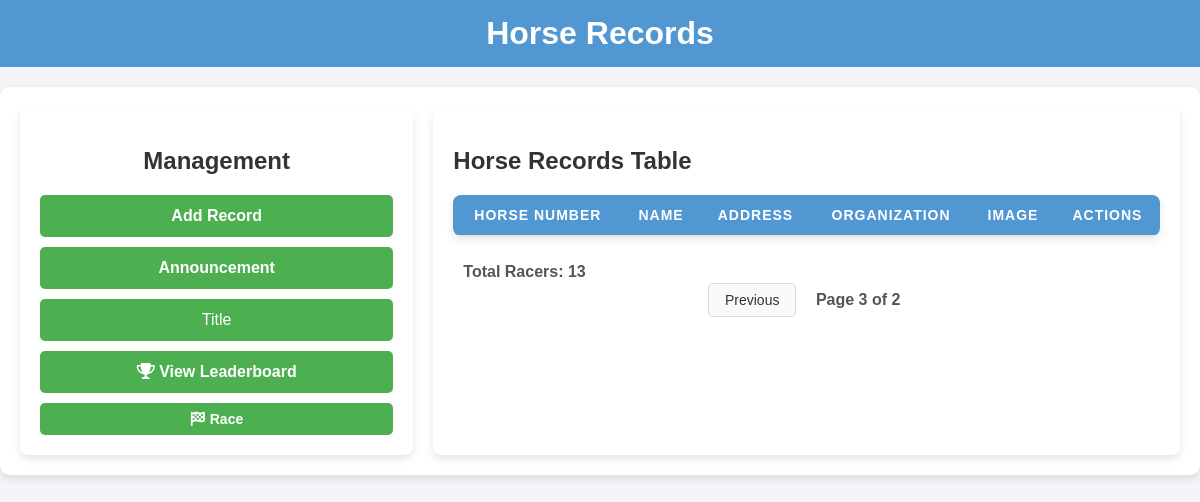
The app's page /?page=3, older data.
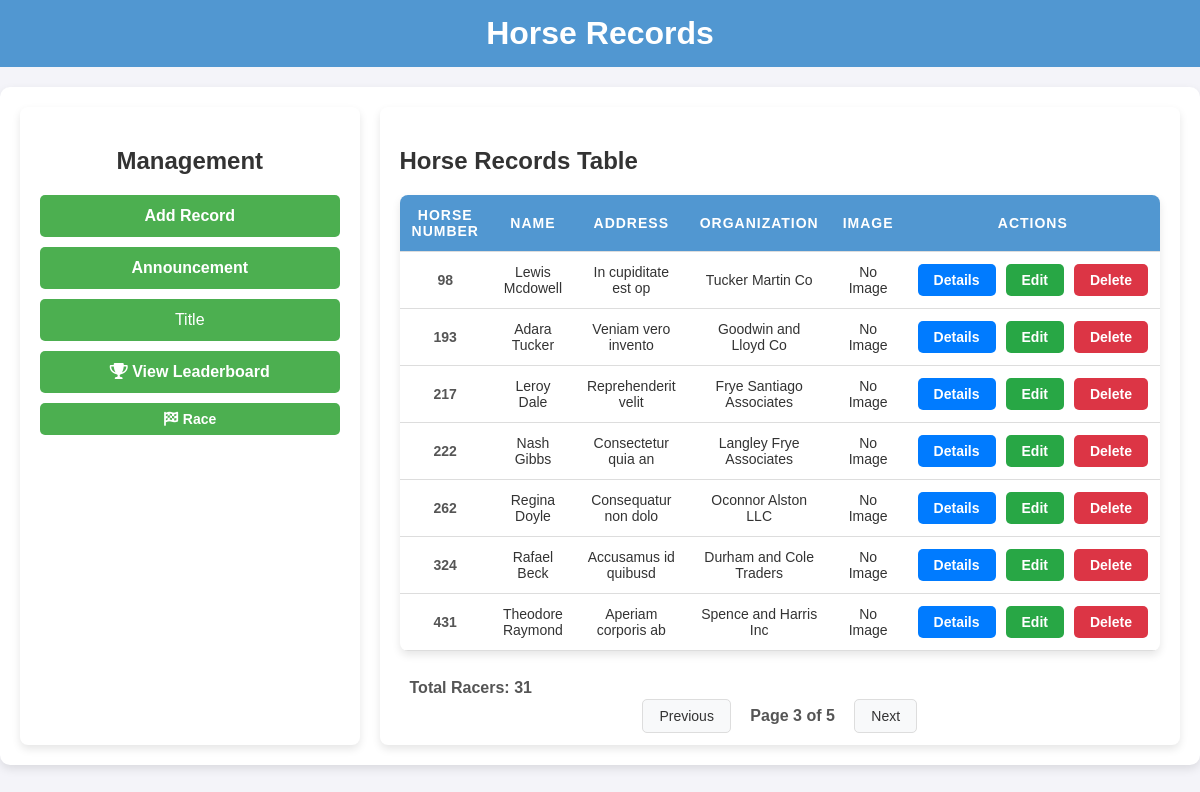
The same page, newer data.
### tables this page shows
CREATE TABLE "records" (
	"id"	INTEGER,
	"horse_number"	TEXT NOT NULL,
	"name"	TEXT NOT NULL,
	"address"	TEXT,
	"organization"	TEXT,
	"age"	INTEGER,
	"image"	TEXT,
	"time"	INTEGER,
	PRIMARY KEY("id" AUTOINCREMENT)
);

### app.py (the view)
@app.route('/')
def index():
    page = request.args.get('page', 1, type=int)
    start = (page - 1) * 7  # Display 7 items per page
    conn = sqlite3.connect(DATABASE)
    cursor = conn.cursor()
    cursor.execute('SELECT * FROM records ORDER BY CAST(horse_number AS INTEGER) ASC LIMIT ? OFFSET ?', (7, start))
    rows = cursor.fetchall()
    cursor.execute('SELECT COUNT(*) FROM records')
    total_records = cursor.fetchone()[0]
    conn.close()
    paginated_records = [
        {
            'id': row[0],
            'horse_number': row[1],
            'name': row[2],
            'address': row[3],
            'organization': row[4],
            'age': row[5],
            'image': row[6],
        }
        for row in rows
    ]
    total_pages = (total_records // 7) + (1 if total_records % 7 != 0 else 0)  # Adjusted for 7 items per page
    total_racers = get_total_racers()  # Get the total number of racers
    return render_template('index.html', records=paginated_records, page=page, total_pages=total_pages, total_racers=total_racers, get_title=get_title, get_announcement=get_announcement)

### app.py (called while the page is built)
def get_total_racers():
    conn = sqlite3.connect(DATABASE)
    cursor = conn.cursor()
    cursor.execute('SELECT COUNT(*) FROM records')
    total = cursor.fetchone()[0]
    conn.close()
    return total

### templates/index.html (shortened to what this page needs)
<!DOCTYPE html>
<html lang="en">
<head>
    <link rel="stylesheet" href="https://cdnjs.cloudflare.com/ajax/libs/font-awesome/6.0.0-beta3/css/all.min.css">
    <link rel="stylesheet" href="{{ url_for('static', filename='css/styles.css') }}">
</head>
<body>
    <h1>Horse Records</h1>
    <div class="container">
        <div class="form-column">
            <h2 style="text-align: center;">Management</h2>
            <div class="button-container">
                <button id="open-form-button">Add Record</button>
                <button id="open-announcement-button">Announcement</button>
                <button id="open-title-button">Title</button>
                <button id="leaderboard-button" class="button">
                    <i class="fas fa-trophy"></i>
                    View Leaderboard
                </button>
                <form action="{{ url_for('race') }}" method="get" style="flex: 1;">
                    <button id="race-button" type="submit" class="button">
                        <i class="fas fa-flag-checkered"></i>
                        Race
                    </button>
                </form>
            </div>
        </div>
        <div class="table-column">
            <div class="header-table">
                <h2>Horse Records Table</h2>
            </div>
            <table>
                <thead>
                    <tr>
                        <th>Horse Number</th>
                        <th>Name</th>
                        <th>Address</th>
                        <th>Organization</th>
                        <th>Image</th>
                        <th>Actions</th>
                    </tr>
                </thead>
                <tbody>
                    {% for record in records %}
                    <tr>
                        <td>{{ record.horse_number }}</td>
                        <td>{{ record.name }}</td>
                        <td>{{ record.address }}</td>
                        <td>{{ record.organization }}</td>
                        <td>
                            {% if record.image %}
                            <img src="{{ url_for('static', filename='images/' ~ record.image) }}" alt="Image" width="50" height="50">
                            {% else %}
                            <span>No Image</span>
                            {% endif %}
                        </td>
                        <td class="action-buttons">
                            <a href="{{ url_for('details', id=record.id) }}" class="button details-button">Details</a>
                            <a href="{{ url_for('edit_record', id=record.id) }}" class="button edit-button">Edit</a>
                            <a href="{{ url_for('delete_record', id=record.id) }}" class="button delete-button">Delete</a>
                        </td>
                    </tr>
                    {% endfor %}
                </tbody>
            </table>
            <div class="pagination">
                <div class="pagination-info">
                    <span>Total Racers: {{ total_racers }}</span>
                </div>
                {% if page > 1 %}
                    <a href="{{ url_for('index', page=page-1) }}">Previous</a>
                {% endif %}
                <span>Page {{ page }} of {{ total_pages }}</span>
                {% if page < total_pages %}
                    <a href="{{ url_for('index', page=page+1) }}">Next</a>
                {% endif %}
            </div>
        </div>
    </div>
</body>
</html>

### static/css/styles.css (style rules this page uses)
body { font-family: Arial, sans-serif; background-color: #f4f4f9; margin: 0; padding: 0; color: #333; }
h1 { text-align: center; color: white; padding: 15px; background-color: #5197d1; margin: 0; }
.container { max-width: 1250px; margin: 20px auto; padding: 20px; background-color: #fff; border-radius: 10px; box-shadow: 0 4px 10px rgba(0, 0, 0, 0.1); display: flex; flex-direction: row; gap: 20px; }
.form-column { flex: 1; padding: 20px; border-radius: 8px; background-color: #fff; box-shadow: 0 4px 8px rgba(0, 0, 0, 0.1); }
.table-column { flex: 2; padding: 20px; border-radius: 8px; background-color: #ffffff; box-shadow: 0 4px 8px rgba(0, 0, 0, 0.1); }
button { background-color: #4CAF50; color: white; border: none; padding: 12px 20px; cursor: pointer; border-radius: 5px; width: 100%; font-size: 16px; margin-top: 10px; }
table { width: 100%; border-collapse: collapse; margin-top: 20px; background-color: #fff; border-radius: 8px; overflow: hidden; box-shadow: 0 4px 8px rgba(0, 0, 0, 0.1); }
th { background-color: #5197d1; color: #fff; padding: 12px; text-align: center; font-size: 14px; text-transform: uppercase; letter-spacing: 1px; }
tr { border-bottom: 1px solid #ddd; }
td { padding: 12px; text-align: center; font-size: 14px; color: #333; }
td:first-child { font-weight: bold; color: #555; }
.action-buttons { display: flex; justify-content: center; gap: 10px; }
.button { padding: 8px 16px; text-decoration: none; border-radius: 5px; font-weight: bold; color: #fff; font-size: 14px; transition: background-color 0.3s ease; }
#leaderboard-button { background-color: #4CAF50; color: white; border: none; padding: 12px 20px; cursor: pointer; border-radius: 5px; font-size: 16px; margin-top: 10px; display: block; width: 100%; font-weight: bold; }
.details-button { background-color: #007bff; }
.edit-button { background-color: #28a745; }
.delete-button { background-color: #dc3545; }
.pagination { text-align: center; margin-top: 20px; display: block; }
.pagination a { padding: 8px 16px; margin: 0 5px; text-decoration: none; border: 1px solid #ddd; border-radius: 5px; background-color: #f8f9fa; color: #333; font-size: 14px; }
.pagination span { margin: 0 10px; color: #555; font-weight: bold; }
.pagination-info { font-size: 16px; font-weight: bold; padding-top: 1%; color: #555; margin: 10px 0; text-align: left; }
#race-button { background-color: #4CAF50; }
#open-form-button, #open-announcement-button, #open-title-button #leaderboard-button { background-color: #4CAF50; color: white; border: none; padding: 12px 20px; cursor: pointer; border-radius: 5px; font-size: 16px; margin-top: 10px; display: block; width: 100%; font-weight: bold; }
#open-form-button { background-color: #4CAF50; color: white; border: none; padding: 12px 20px; cursor: pointer; border-radius: 5px; font-size: 16px; margin-top: 10px; }

Row changes from the older to the newer data that the page shows:
added records: horse_number "98", name "Lewis Mcdowell", address "In cupiditate est op", organization "Tucker Martin Co"
added records: horse_number "193", name "Adara Tucker", address "Veniam vero invento", organization "Goodwin and Lloyd Co"
added records: horse_number "217", name "Leroy Dale", address "Reprehenderit velit", organization "Frye Santiago Associates"
added records: horse_number "222", name "Nash Gibbs", address "Consectetur quia an", organization "Langley Frye Associates"
added records: horse_number "262", name "Regina Doyle", address "Consequatur non dolo", organization "Oconnor Alston LLC"
added records: horse_number "324", name "Rafael Beck", address "Accusamus id quibusd", organization "Durham and Cole Traders"
added records: horse_number "431", name "Theodore Raymond", address "Aperiam corporis ab", organization "Spence and Harris Inc"
Text that changed along with them:
{{ total_racers }}: "13" → "31"
{{ total_pages }}: "2" → "5"
text now shown: "Next"
